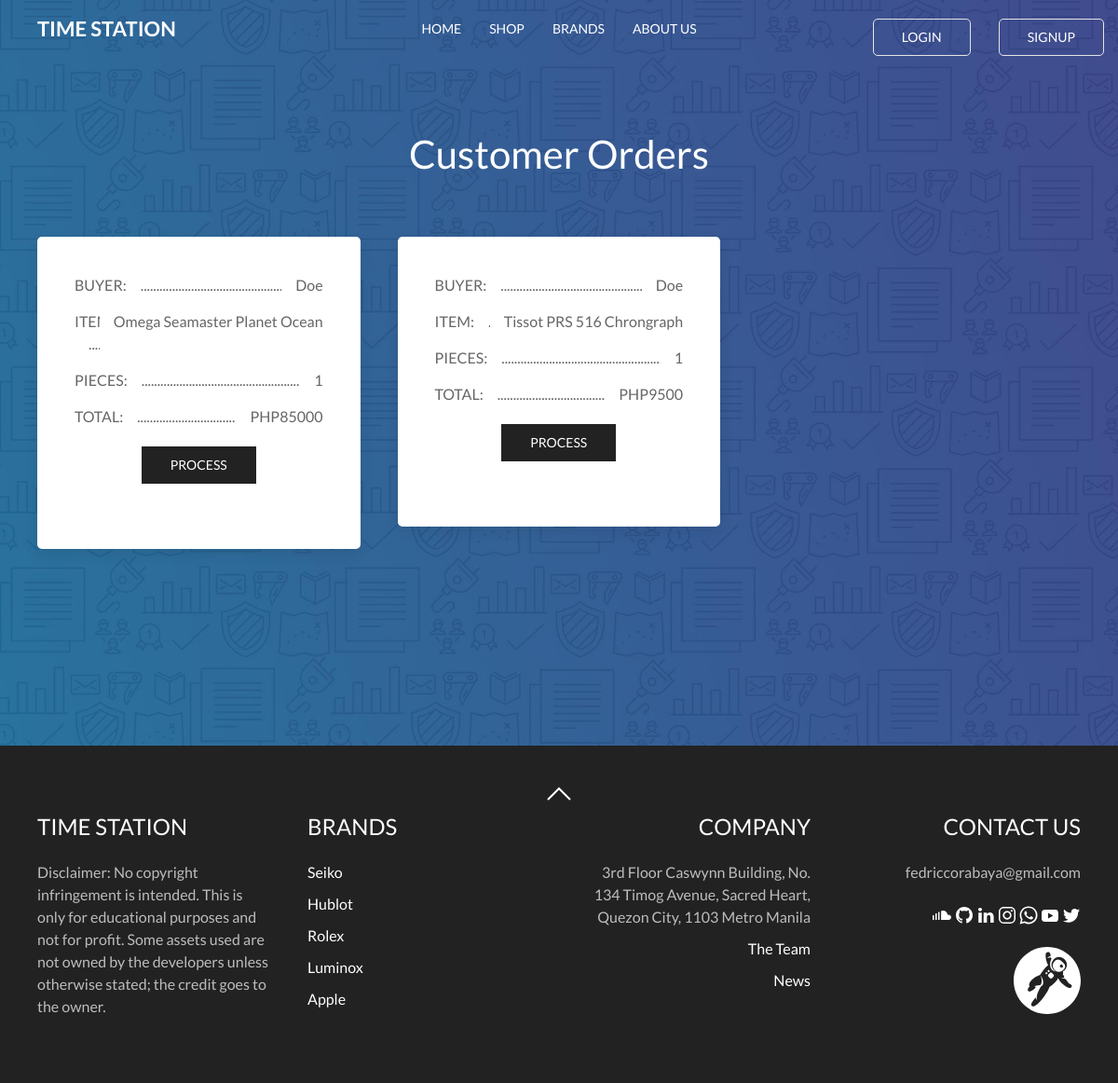
Before: /orders.php with the older database file.
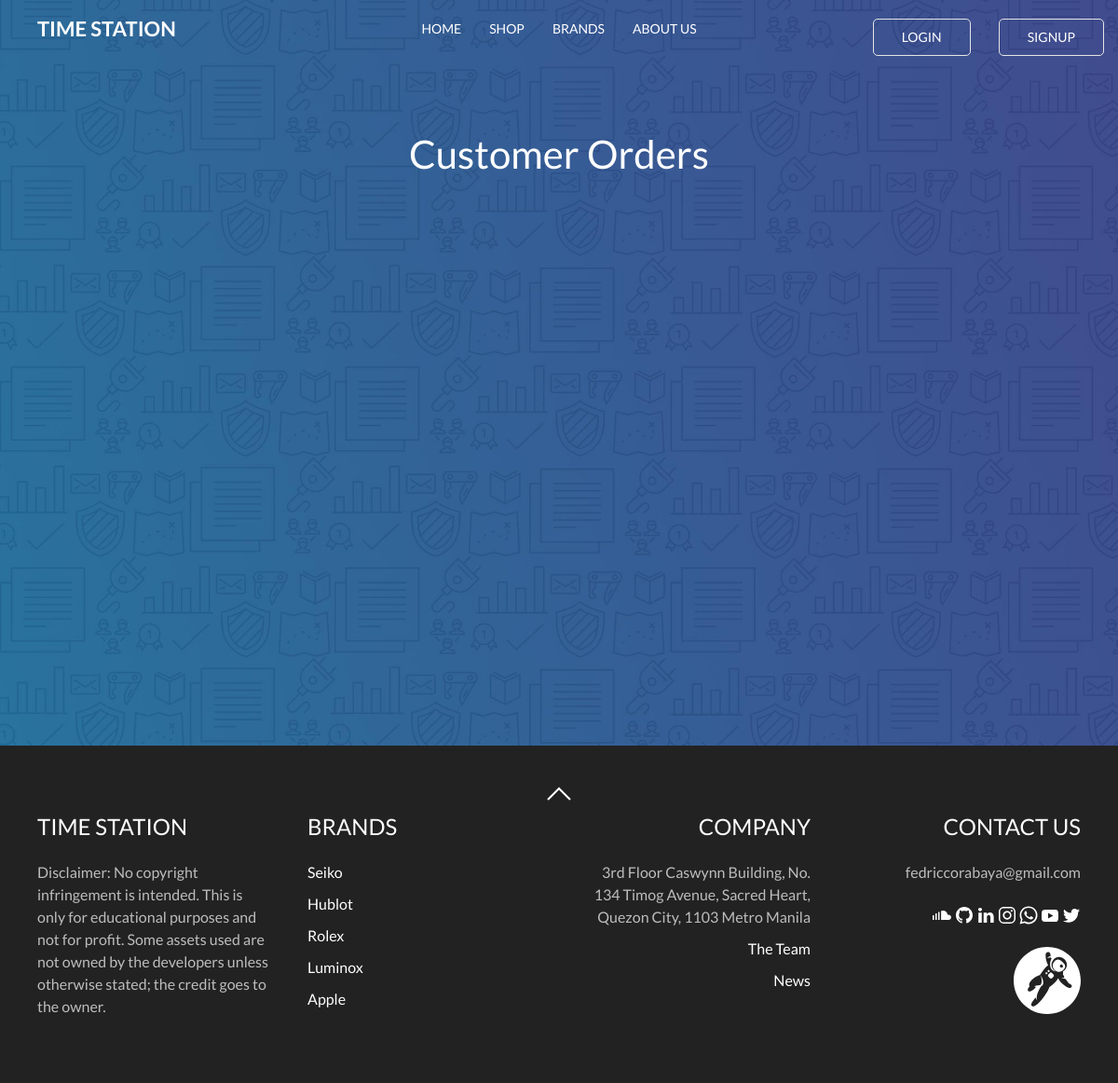
After: the same page with the newer database file.
### tables this page shows
CREATE TABLE `orders` (
  `id` int(11) NOT NULL,
  `quantity` int(11) DEFAULT NULL,
  `shop_id` int(11) DEFAULT NULL,
  `user_order_id` int(11) DEFAULT NULL,
  `subtotal` int(11) NOT NULL
);

CREATE TABLE `accounts` (
  `id` int(11) NOT NULL,
  `name` varchar(255) NOT NULL,
  `username` varchar(255) NOT NULL,
  `email` varchar(255) NOT NULL,
  `password` varchar(255) NOT NULL,
  `type_id` int(11) NOT NULL,
  `last_name` varchar(255) NOT NULL,
  `address` varchar(255) NOT NULL
);

CREATE TABLE `shops` (
  `id` int(11) NOT NULL,
  `image` varchar(255) NOT NULL,
  `brand` varchar(255) NOT NULL,
  `model` varchar(255) NOT NULL,
  `price` int(11) NOT NULL,
  `category_id` int(11) NOT NULL
);

### orders.php (the view, shortened to what this page needs)
<?php
function display_content(){
require 'connection.php';
		echo '
				<div class="uk-section uk-section-large profile vh">
    			<div class="uk-container uk-text-center">
    				<div class="uk-container">
    					<div class="uk-panel uk-light uk-margin-medium">
			            	<h1>Customer Orders</h1>
			        	</div>
			        	<br>
			        <div class="uk-child-width-1-3@m uk-text-left" uk-grid>
			            ';
		$sql3 = "SELECT * FROM user_orders";
		$result3 = mysqli_query($conn, $sql3);
		while ($row3 = mysqli_fetch_assoc($result3)) {
		extract($row3);
			$sql1 = "SELECT * FROM orders WHERE user_order_id = '$id'";
			$result1 = mysqli_query($conn,$sql1);
			while ($row1 = mysqli_fetch_assoc($result1)) {
				$item = $row1['shop_id'];
				extract($row1);
				$sql = "SELECT * FROM accounts WHERE id = '$account_id'";
				$result	= mysqli_query($conn,$sql);
				$row = mysqli_fetch_assoc($result);
				$user = $row['username'];
				$sql2 = "SELECT * FROM shops WHERE id = '$item'";
				$result2 = mysqli_query($conn,$sql2);
				$row2 = mysqli_fetch_assoc($result2);
				extract($row2);
			    echo    '<div><div class="uk-card uk-card-default uk-card-body uk-width-1-1 uk-border-rounded">';
			                echo "<form action='edituser_endpoint.php?index=$id' method='POST'>";
			                echo '
		                		<div class="uk-grid-small" uk-grid>
									<div class="uk-width-expand" uk-leader>BUYER:</div>
									<div>'.$user.'</div>
								</div>
		                		<div class="uk-grid-small" uk-grid>
									<div class="uk-width-expand" uk-leader>ITEM:</div>
									<div>'.$brand.' '.$model.'</div>
								</div>
		                		<div class="uk-grid-small" uk-grid>
									<div class="uk-width-expand" uk-leader>PIECES:</div>
									<div>'.$quantity.'</div>
								</div>
		                		<div class="uk-grid-small" uk-grid>
									<div class="uk-width-expand" uk-leader>TOTAL:</div>
									<div>PHP'.$subtotal.'</div>
								</div>
			                	<div class="uk-margin">';
			                echo "<a href='home.php'><button type='button' class='uk-button uk-button-secondary uk-align-center'>PROCESS</button></a>
			                </div></form>";
			                echo '</div></div>';
		}
	}
					echo '
						</div>
					</div>
		     		</div>
			   </div>
			</div>';
}
require "template.php";
?>

### template.php (shortened to what this page needs)
<!DOCTYPE html>
<html lang="en">
<head>
	<link rel="stylesheet" type="text/css" href="assets/css/uikit.min.css"/>
	<link rel="stylesheet" type="text/css" href="assets/css/style.css">
	<link rel="stylesheet" href="https://cdnjs.cloudflare.com/ajax/libs/uikit/3.0.0-beta.38/css/uikit.min.css" />
</head>
<body>
	<?php require "partials/navbar.php"; ?>
	<?php display_content(); ?>
	<?php require "partials/footer.php"; ?>
</body>
</html>

### partials/navbar.php (shortened to what this page needs)
<div class="uk-position-top uk-visible@m">
	<div uk-sticky="animation: uk-animation-slide-top; sel-target: .uk-navbar-container; cls-active: uk-navbar-sticky; cls-inactive: uk-navbar-transparent; top: 200">
	    	<nav class="uk-navbar-container uk-navbar height uk-navbar-transparent uk-dark" uk-navbar>
	    		<div class="uk-navbar-left">
        			<div class="uk-container">
        				<ul class="uk-navbar-nav uk-flex-middle">
            				<li class="heroWhite webname">TIME STATION</li>
            			</ul>
        			</div>
            	</div>
	            <div class="uk-navbar-center">
	                <ul class="uk-navbar-nav">
	                    <li class="heroBlack"><a href="home.php" class="heroWhite bottom">HOME</a></li>
	                    <li><a href="shop.php" class="heroWhite">SHOP</a>
	                    </li>
	                	<li>
	                        <a href="#team" class="heroWhite" uk-scroll>BRANDS</a>
	                    </li>
	                    <li>
	                        <a href="#team" class="heroWhite" uk-scroll>ABOUT US</a>
	                    </li>
	                </ul>
	            </div>
	            <div class="uk-navbar-right">
	            	<ul class="uk-navbar-nav">
	            		<?php
	            		if (isset($_SESSION['username']) && $_SESSION['type_id'] == '2') {
	            			echo "<li><a href='#' class='heroWhite'>Hi, ".$username.".</a></li>";
	            			echo "<li><a href='orders.php' class='heroWhite'>ORDERS</a></li>";
	            			echo "<li class='uk-active'><a href='logout.php'><button class='uk-button uk-button-default tm-button-default heroWhite uk-border-rounded'>LOGOUT</button></a></li>";
	            		} else {
	            			echo '<li class="uk-active"><a href="login.php"><button class="uk-button uk-button-default tm-button-default heroWhite uk-border-rounded">LOGIN</button></a></li>';
	            			echo '<li class="uk-active"><a href="register.php"><button class="uk-button uk-button-default tm-button-default heroWhite uk-border-rounded">SIGNUP</button></a></li>';
	            		}
	            		?>
	            	</ul>
	            </div>
	        </nav>
	    </div>
	     </div>

### partials/footer.php
   <div id="team" class="uk-section uk-section-secondary uk-light uk-padding-remove-top">
   		<div class="uk-width-expand@m uk-align-center uk-padding-remove">
   				<div class="arrow bounce"><span class=" heroWhite hover" uk-icon="icon: chevron-up; ratio: 2" uk-scroll></span></div>
   			</div>
   	<div class="uk-container">
   		<div class="uk-grid" uk-grid>
   			<div class="uk-width-expand@m uk-width-1-2@s  uk-first-column uk-text-center uk-text-left@l">
  	    			<h3>TIME STATION</h3>
    			<p>Disclaimer: No copyright infringement is intended. This is only for educational purposes and not for profit. Some assets used are not owned by the developers unless otherwise stated; the credit goes to the owner.</p>
   			</div>
   			<div class="uk-width-expand@m uk-width-1-2@s  uk-first-column uk-text-center uk-text-left@l">
  	    			<h3>BRANDS</h3>
    			<ul class="uk-list">
    				<li>
    					<a href="#">Seiko</a>
    				</li>
    				<li>
    					<a href="#">Hublot</a>
    				</li>
    				<li>
    					<a href="#">Rolex</a>
    				</li>
    				<li>
    					<a href="#">Luminox</a>
    				</li>
    				<li>
    					<a href="#">Apple</a>
    				</li>
    			</ul>
   			</div>
   			<div class="uk-width-expand@m uk-width-1-2@s uk-first-column uk-text-center uk-text-right@l">
  	    			<h3>COMPANY</h3>
    			<ul class="uk-list">
    				<li>
    					<p>3rd Floor Caswynn Building, No. 134 Timog Avenue, Sacred Heart, Quezon City, 1103 Metro Manila</p>
    				</li>
    				<li>
    					<a href="#">The Team</a>
    				</li>
    				<li>
    					<a href="#">News</a>
    				</li>
    			</ul>
   			</div>
   			<div class="uk-width-expand@m uk-width-1-2@s uk-first-column uk-text-center uk-text-right@l">
  	    			<h3>CONTACT US</h3>
    			<p>fedriccorabaya@gmail.com</p>
    			<a href="" uk-icon="icon: soundcloud"></a>
    			<a href="" uk-icon="icon: github"></a>
    			<a href="" uk-icon="icon: linkedin"></a>
    			<a href="" uk-icon="icon: instagram"></a>
    			<a href="" uk-icon="icon: whatsapp"></a>
    			<a href="" uk-icon="icon: youtube"></a>
    			<a href="" uk-icon="icon: twitter"></a>
    			<br><br>
    			<a class="uk-logo"><img class="moonFoot" src="assets/images/grav.svg"></a>
    			<br>
   			</div>
   		</div>
	</div>
</div>

### assets/css/style.css (style rules this page uses)
* { margin: 0; padding: 0; box-sizing: border-box; font-family: 'Lato', sans-serif !important; }
.vh { height: 100vh; }
.webname { font-size: 22px !important; font-weight: bold !important; }
.profile { background-image: url("../images/back2.jpg"); background-position: center; background-repeat: no-repeat; background-size: cover; }
.height { height: 5vw !important; }
.heroWhite { color: white !important; }
.heroBlack { color: black !important; font-weight: 5000; }
.moonFoot { width: 3em; }
.hover { cursor: pointer; }
li { list-style-type: none; }
.arrow { position: relative; bottom: -2rem; left: 50%; margin-left:-20px; width: 40px; height: 40px; background-size: contain; }
.bounce { animation: bounce 2s infinite; }

Changed rows visible on the page:
removed orders: accounts.username "Doe", shop.brand "Omega", shop.model "Seamaster Planet Ocean", quantity "1", subtotal "85000"
removed orders: accounts.username "Doe", shop.brand "Tissot", shop.model "PRS 516 Chrongraph", quantity "1", subtotal "9500"
